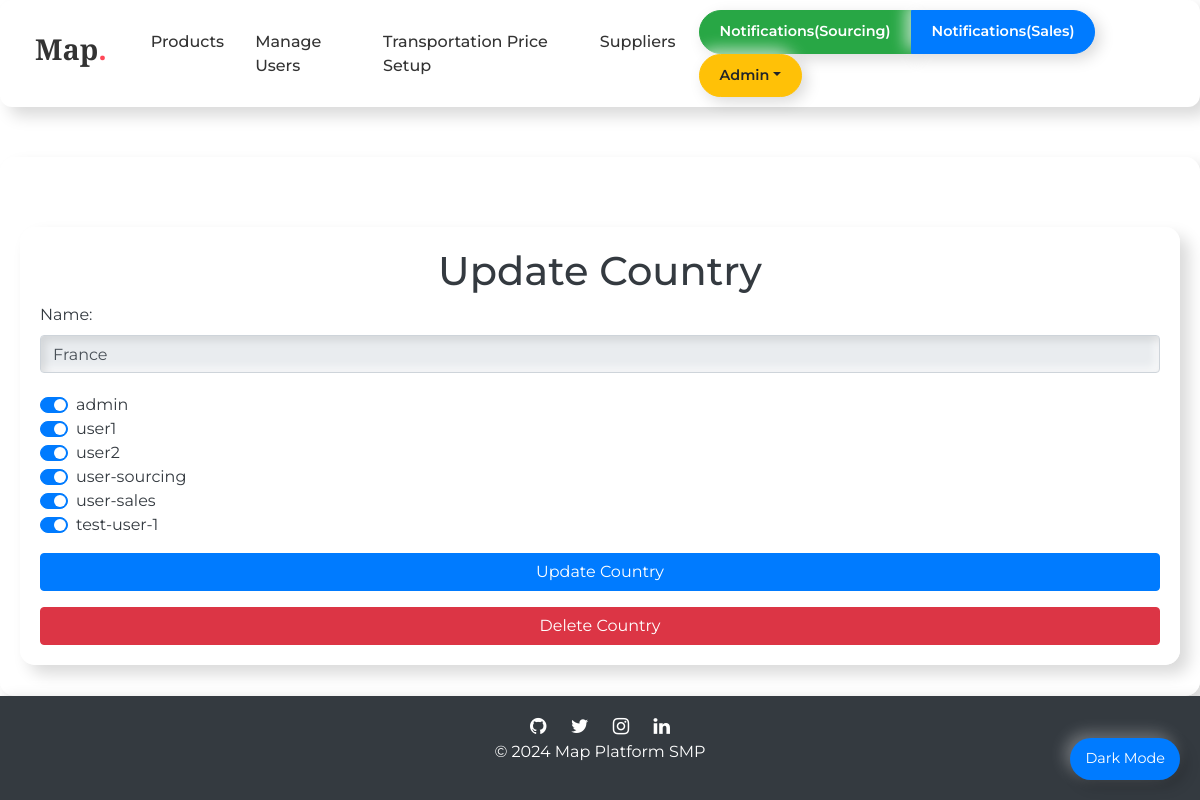
Page /country/update/8/ (signed in) on the committed database.
### accounts/models.py (models this page shows, shortened)
class User(AbstractBaseUser, PermissionsMixin):
    email = models.EmailField(max_length=255, unique=True)
    username = models.CharField(max_length=25, unique=True)
    is_active = models.BooleanField(default=True)
    is_staff = models.BooleanField(default=False)
    team = models.CharField(choices=(
        ('sourcing', 'Sourcing'),
        ('sales', 'Sales'),
    ), default='sourcing', max_length=10)
    objects = UserManager()
    countries = models.ManyToManyField(Countries, related_name='users')
    USERNAME_FIELD = 'username'

### countries/models.py (models this page shows, shortened)
class Countries(models.Model):
    name = models.CharField(max_length=1000)

### countries/views.py (the view, shortened to what this page needs)
# urls.py: path('country/update/<int:pk>/', views.CountryUpdateView.as_view(), name='country_update'),
class CountryUpdateView(View):
    def get(self, request, pk):
        if not request.user.is_authenticated:
            print("Not Logged In")
            return redirect("accounts:login")
        users = User.objects.all()
        country = get_object_or_404(Countries, pk=pk)
        return render(request, "countries/country/update.html", {
            "users": users,
            "country": country
        })

### templates/countries/country/update.html (shortened to what this page needs)
{% extends 'base.html' %}
{% block body %}
<div class="container">
    <h1 class="text-center">Update Country</h1>
    <form action="" method="post">{% csrf_token %}
        <div class="form-group">
            <label for="input_name">Name:</label>
            <input type="text" class="form-control" name="name" id="input_name" placeholder="Belgium, Netherlands, etc." required value="{{country.name.title}}" disabled>
        </div>
        <div class="form-group">
            {% for user in users %}
            <div class="custom-control custom-switch">
                <label class="custom-control-label" for="customSwitch{{user.id}}">{{user.username}}</label>
              </div>
            {% endfor %}
        </div>
        <button class="btn btn-primary col-12 mb-3" type="submit">Update Country</button>
        <a href="{% url 'countries:country_delete' country.id %}" class="btn btn-danger col-12" type="submit">Delete Country</a>
    </form>
</div>
{% endblock body %}

### templates/base.html (shortened to what this page needs)
<!DOCTYPE html>
<html lang="en">
  {% load static %}
  <head>
    <link rel="stylesheet" href="https://cdn.jsdelivr.net/npm/bootstrap@4.5.3/dist/css/bootstrap.min.css">
    <link rel="stylesheet" href="https://cdnjs.cloudflare.com/ajax/libs/font-awesome/4.7.0/css/font-awesome.min.css">
    <link rel="stylesheet" href="https://cdnjs.cloudflare.com/ajax/libs/jsoneditor/9.10.0/jsoneditor.min.css" />
  </head>
  <body>
    <nav class="navbar navbar-expand-lg">
      <div class="container-fluid">
        <a class="navbar-brand" href="/"><h3>Map<span>.</span></h3></a>
        <div class="collapse navbar-collapse" id="navbarSupportedContent">
          <ul class="navbar-nav ml-auto">
            {% if request.user.is_superuser %}
            <li class="nav-item">
              <a class="nav-link" href="{% url 'products:list' %}">Products</a>
            </li>
            <li class="nav-item">
              <a class="nav-link" href="{% url 'accounts:list' %}">Manage Users</a>
            </li>
            <li class="nav-item">
              <a class="nav-link" href="{% url 'countries:transportation_setup' %}">Transportation Price Setup</a>
            </li>
            {% endif %}
            <li class="nav-item">
              <a class="nav-link" href="{% url 'suppliers:list' %}">Suppliers</a>
            </li>
          </ul>
          <div class="form-inline my-2 my-lg-0">
            <div class="btn-group mr-2">
              {% if request.user.is_superuser %}
              <a class="btn btn-success btn-custom" href="{% url 'notifications:source_list' %}">Notifications(Sourcing)</a>
              <a class="btn btn-primary btn-custom" href="{% url 'notifications:sales_list' %}">Notifications(Sales)</a>
              {% elif request.user.team == 'sourcing' %}
              <a class="btn btn-success btn-custom" href="{% url 'notifications:source_list' %}">Notifications(Source)</a>
              {% elif request.user.team == 'sales' %}
              <a class="btn btn-primary btn-custom" href="{% url 'notifications:sales_list' %}">Notifications(Sales)</a>
              {% endif %}
            </div>
            <div class="btn-group">
              <button type="button" class="btn btn-warning btn-custom dropdown-toggle" data-toggle="dropdown">{{ request.user.username.title }}</button>
            </div>
          </div>
        </div>
      </div>
    </nav>
    <div class="container">
      {% block body %}
      {% endblock body %}
    </div>
    <footer>
      <div class="footer-icons">
        <a href="https://github.com" class="fa fa-github"></a>
        <a href="https://twitter.com" class="fa fa-twitter"></a>
        <a href="https://instagram.com" class="fa fa-instagram"></a>
        <a href="https://linkedin.com" class="fa fa-linkedin"></a>
      </div>
      <p>&copy; 2024 Map Platform SMP</p>
    </footer>
    <div class="dark-mode-toggle" onclick="toggleDarkMode()">Dark Mode</div>
  </body>
</html>

### templates/base.html (style rules this page uses)
html, body { height: 100%; display: flex; flex-direction: column; }
body { background: url('https://source.unsplash.com/1600x900/?abstract') no-repeat center center fixed; background-size: cover; font-family: 'Montserrat', sans-serif; color: #343a40; background-blend-mode: overlay; background-color: rgba(255, 255, 255, 0.85); }
.navbar { background-color: #ffffff; box-shadow: 9px 9px 16px rgba(0, 0, 0, 0.15), -9px -9px 16px rgba(255, 255, 255, 0.7); padding: 10px 20px; border-radius: 12px; transition: background-color 0.5s ease; }
.navbar-brand h3 { font-weight: bold; font-size: 1.8rem; color: #333333; margin-right: 20px; font-family: 'Playfair Display', serif; }
.navbar-brand span { color: #ff4757; }
.nav-link { color: #333333; font-size: 1rem; font-weight: 500; margin-right: 15px; transition: color 0.3s ease; }
.btn-custom { border-radius: 50px; padding: 10px 20px; font-size: 0.9rem; font-weight: 600; transition: all 0.3s ease; box-shadow: 5px 5px 15px rgba(0, 0, 0, 0.15), -5px -5px 15px rgba(255, 255, 255, 0.7); }
input, select, textarea { border-radius: 10px; border: none; padding: 15px; width: 100%; margin-bottom: 20px; box-shadow: inset 4px 4px 8px rgba(0, 0, 0, 0.1), inset -4px -4px 8px rgba(255, 255, 255, 0.7); background-color: #e0e0e0; transition: box-shadow 0.3s ease; }
.container { margin-top: 50px; max-width: 100%; padding: 20px; background-color: rgba(255, 255, 255, 0.95); border-radius: 15px; box-shadow: 9px 9px 16px rgba(0, 0, 0, 0.15), -9px -9px 16px rgba(255, 255, 255, 0.7); flex: 1; }
footer { background-color: #343a40; color: #fff; padding: 20px; text-align: center; width: 100%; margin-top: auto; box-shadow: 5px 5px 15px rgba(0, 0, 0, 0.2), -5px -5px 15px rgba(255, 255, 255, 0.3); }
.footer-icons a { color: #fff; margin: 0 10px; font-size: 1.2rem; transition: color 0.3s ease; }
.dark-mode-toggle { position: fixed; bottom: 20px; right: 20px; background-color: #007bff; color: white; padding: 10px 15px; border-radius: 50px; font-size: 0.9rem; cursor: pointer; transition: all 0.3s ease; box-shadow: 5px 5px 15px rgba(0, 0, 0, 0.2), -5px -5px 15px rgba(255, 255, 255, 0.3); }

### rows in the picture
User: user.username "Admin", username "admin"
Countries: name "France"
User: username "user1"
User: username "user2"
User: username "user-sourcing"
User: username "user-sales"
User: username "test-user-1"
